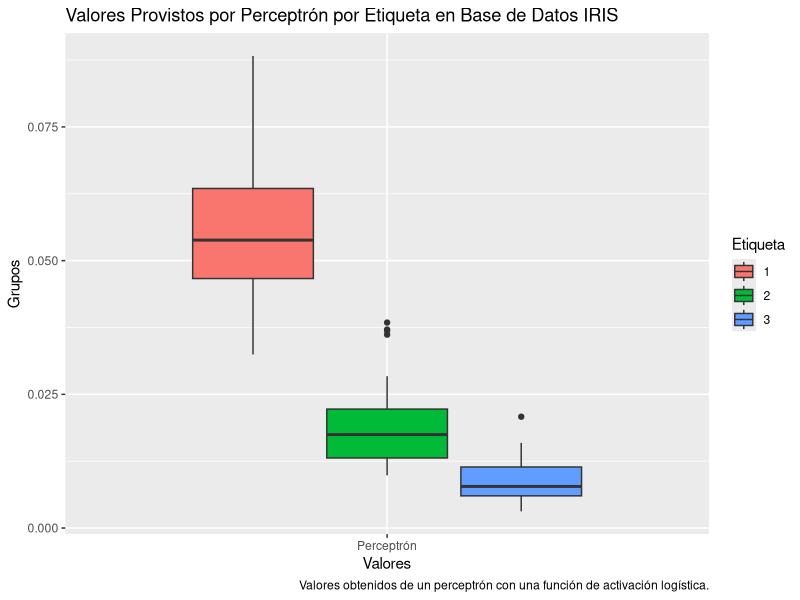
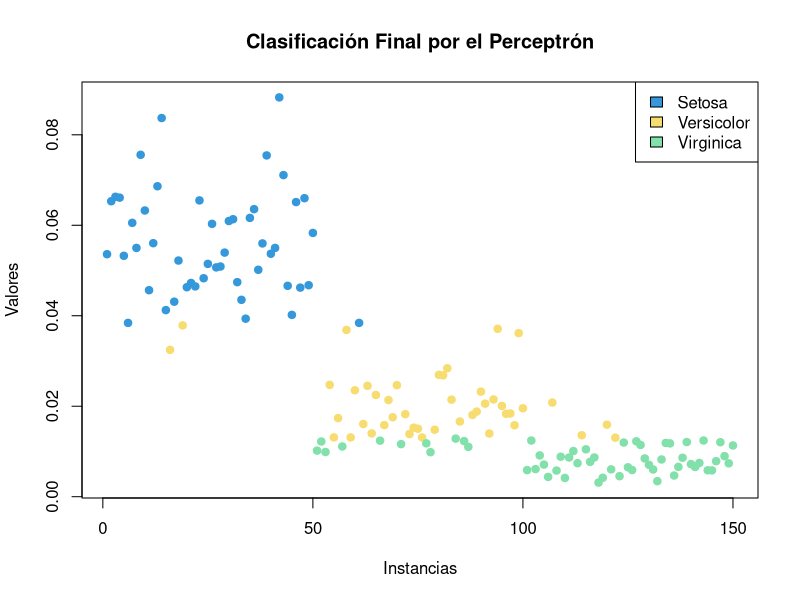

R code for these plots, in order:
## ---- chunk 1
head(iris)
## ---- chunk 2
library(pracma)
o <- matrix(c(0.25,0.32,0.30,0.28), ncol = 4, nrow = 1) #pesos expresados como una matriz de 1x4.

  
x <-as.matrix(iris[,1:4]) #Conviertiendo los datos de Iris a matriz y excluyendo la variable objetivo.
ot <- t(o)
## ---- chunk 3
start.time <- Sys.time()

fun <- function(o,x) {
  y <- 1/(1+exp(x[,1:4] %*% t(o)))
time.taken <- Sys.time() - start.time

{cat("Proceso terminado en: ", time.taken, "milisegundos.")}

y
}
## ---- chunk 4
a <- fun(o,x) #ejecutando la función con los datos de Iris.

res <- as.data.frame(cbind(a,iris[,5])) #data.frame que contiene los valores resultado de la función de activación del perceptrón y el valor de la variable objetivo en la base de datos Iris.
## ---- chunk 5
colnames(res) <- c("Perceptrón", "Etiqueta")
head(res)
## ---- chunk 6
library(reshape2)
library(ggplot2)


testMelt <- melt(res, id.var = "Etiqueta")
testMelt$Etiqueta <- as.factor(testMelt$Etiqueta)

g <- ggplot(testMelt,
       aes(x = variable, y = value)) +
  geom_boxplot(aes(fill = Etiqueta)) +
  labs(title = "Valores Provistos por Perceptrón por Etiqueta en Base de Datos IRIS",
       x = "Valores",
       y = "Grupos",
       caption = "Valores obtenidos de un perceptrón con una función de activación logística.")
g 

## ---- chunk 7

clas<-c()
for(k in 1:dim(a)[1]){
  if(a[k,1]<=0.013)
    clas[k]<-3
  else if(a[k,1]>0.013 & a[k,1]<=0.038)
    clas[k]<-2
  else
    clas[k]<-1
}

resTable<-cbind.data.frame(iris,perceptron=a[,1],clasPercept = clas)
perform <- mean(as.numeric(resTable$Species)==resTable$clas)

head(resTable)
## ---- chunk 8
colors <- c("#3498DB", "#F7DC6F", "#82E0AA")
resTable$clasPercept <- as.factor(resTable$clasPercept)

plot(resTable$perceptron,
     col = colors[resTable$clasPercept],
     pch = 19,
     xlab = "Instancias",
     ylab = "Valores",
     main = "Clasificación Final por el Perceptrón")
legend("topright",
       legend = c("Setosa","Versicolor", "Virginica"),
       fill = c("#3498DB", "#F7DC6F", "#82E0AA"))


